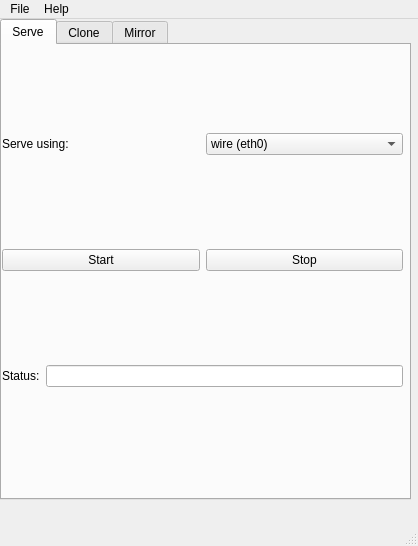
<?xml version="1.0" encoding="UTF-8"?>
<ui version="4.0">
 <class>MainWindow</class>
 <widget class="QMainWindow" name="MainWindow">
  <property name="geometry">
   <rect>
    <x>0</x>
    <y>0</y>
    <width>418</width>
    <height>546</height>
   </rect>
  </property>
  <property name="windowTitle">
   <string>MainWindow</string>
  </property>
  <widget class="QWidget" name="centralwidget">
   <widget class="QTabWidget" name="tabWidget">
    <property name="geometry">
     <rect>
      <x>0</x>
      <y>0</y>
      <width>411</width>
      <height>481</height>
     </rect>
    </property>
    <property name="currentIndex">
     <number>0</number>
    </property>
    <widget class="QWidget" name="tab">
     <attribute name="title">
      <string>Serve</string>
     </attribute>
     <widget class="QWidget" name="verticalLayoutWidget">
      <property name="geometry">
       <rect>
        <x>0</x>
        <y>0</y>
        <width>401</width>
        <height>431</height>
       </rect>
      </property>
      <layout class="QVBoxLayout" name="verticalLayout">
       <item>
        <layout class="QHBoxLayout" name="horizontalLayout">
         <item>
          <widget class="QLabel" name="label">
           <property name="text">
            <string>Serve using:</string>
           </property>
          </widget>
         </item>
         <item>
          <widget class="QComboBox" name="comboBox">
           <item>
            <property name="text">
             <string>wire (eth0)</string>
            </property>
           </item>
           <item>
            <property name="text">
             <string>wireless (wlan0)</string>
            </property>
           </item>
          </widget>
         </item>
        </layout>
       </item>
       <item>
        <layout class="QHBoxLayout" name="horizontalLayout_2"/>
       </item>
       <item>
        <layout class="QHBoxLayout" name="horizontalLayout_3">
         <item>
          <widget class="QPushButton" name="pushButton">
           <property name="text">
            <string>Start</string>
           </property>
          </widget>
         </item>
         <item>
          <widget class="QPushButton" name="pushButton_2">
           <property name="text">
            <string>Stop</string>
           </property>
          </widget>
         </item>
        </layout>
       </item>
       <item>
        <layout class="QHBoxLayout" name="horizontalLayout_4">
         <item>
          <widget class="QLabel" name="label_2">
           <property name="text">
            <string>Status:</string>
           </property>
          </widget>
         </item>
         <item>
          <widget class="QLineEdit" name="lineEdit"/>
         </item>
        </layout>
       </item>
      </layout>
     </widget>
    </widget>
    <widget class="QWidget" name="tab_2">
     <attribute name="title">
      <string>Clone</string>
     </attribute>
    </widget>
    <widget class="QWidget" name="tab_3">
     <attribute name="title">
      <string>Mirror</string>
     </attribute>
    </widget>
   </widget>
  </widget>
  <widget class="QMenuBar" name="menubar">
   <property name="geometry">
    <rect>
     <x>0</x>
     <y>0</y>
     <width>418</width>
     <height>30</height>
    </rect>
   </property>
   <widget class="QMenu" name="menuFile">
    <property name="title">
     <string>File</string>
    </property>
    <addaction name="actionExit"/>
   </widget>
   <widget class="QMenu" name="menuAbout">
    <property name="title">
     <string>Help</string>
    </property>
    <addaction name="actionAbout_apt_transfer_gui"/>
   </widget>
   <addaction name="menuFile"/>
   <addaction name="menuAbout"/>
  </widget>
  <widget class="QStatusBar" name="statusbar"/>
  <action name="actionExit">
   <property name="text">
    <string>Exit</string>
   </property>
  </action>
  <action name="actionAbout_apt_transfer_gui">
   <property name="text">
    <string>About</string>
   </property>
  </action>
 </widget>
 <resources/>
 <connections/>
</ui>
